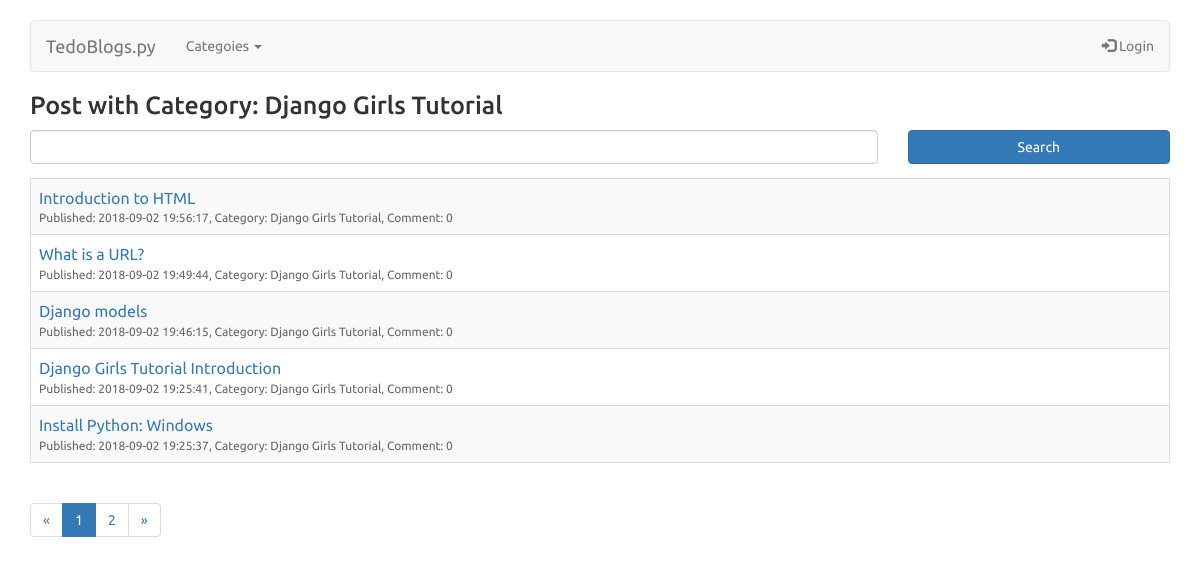
The page /post/11/category/ on the database its author committed.
### blog/models.py (models this page shows, shortened)
class Post(models.Model):
    author = models.ForeignKey('auth.User', on_delete=models.CASCADE)
    category = models.ForeignKey('blog.Category', on_delete=models.CASCADE, related_name='posts', default='')
    title = models.CharField(max_length=200)
    text = models.TextField()
    created_date = models.DateTimeField(
            default=timezone.now)
    published_date = models.DateTimeField(
            blank=True, null=True)
    def approved_comments(self):
        return self.comments.filter(approved_comment=True)

class Category(models.Model):
    title = models.CharField(max_length=50, unique=True)
    def __str__(self):
        return self.title

### blog/views.py (the view)
# urls.py: path('post/<int:pk>/category/', views.post_category, name='post_category'),
def post_category(request, pk):
  cat = get_object_or_404(Category, pk=pk)
  param = {}
  form = PostSearchForm()
  if request.GET.get('title') != '' and request.GET.get('title') != None:
    search = request.GET.get('title')
    posts = Post.objects.filter(published_date__lte=timezone.now(),category=cat,title__contains=search).order_by('-published_date')
    param['info_msg'] = "Search post contain \"" + search + "\""
  else:
    posts = Post.objects.filter(published_date__lte=timezone.now(),category=cat).order_by('-published_date')
  param['cats'] = get_cat()
  page = request.GET.get('page', 1)
  paginator = Paginator(posts, 5)
  try:
    posts_pag = paginator.page(page)
  except PageNotAnInteger:
    posts_pag = paginator.page(1)
  except EmptyPage:
    posts_pag = paginator.page(paginator.num_pages)
  param['posts'] = posts_pag
  param['page_title'] = "Post with Category: " + str(cat)
  return render(request, 'blog/post_list.html', param)

### blog/views.py (called while the page is built)
def get_cat():
  return Category.objects.order_by('title')

### blog/templates/blog/post_list.html (shortened to what this page needs)
{% extends 'blog/base.html' %}
{% block content %}
  <h1>{{ page_title }}</h1>
  <div>
    <form method="GET">
        <div class="row">
          <div class="col-lg-9">
              <input type="text" name="title" class="form-control" />
          </div>
          <div class="col-lg-3">
              <button type="submit" class="btn btn-primary btn-block">Search</button>
          </div>
        </div>
    </form>
  </div>
	<div class="table">
    	<table class="table table-striped table-bordered table-sm">
        	<tbody>
                {% if not posts %}
                    <tr><td colspan="2">Empty Result</td></tr>
                {% else %}
              	{% for post in posts %}
            		  <tr>
                		<td>
                      <a href="{% url 'post_detail' pk=post.pk %}">{{ post.title }}</a><br />
                      <font class="subtitle">Published: {{ post.published_date|date:'Y-m-d H:i:s' }}, Category: {{ post.category }}, Comment: {{ post.approved_comments.count }}</font>
                    </td>
                	</tr>
                {% endfor %}
                {% endif %}
            </tbody>
        </table>
    </div>
    {% if posts.has_other_pages %}
    <ul class="pagination">
      {% if posts.has_previous %}
        <li><a href="?{% if request.GET.title %}title={{ request.GET.title }}&{% endif %}page={{ posts.previous_page_number }}">&laquo;</a></li>
      {% else %}
        <li class="disabled"><span>&laquo;</span></li>
      {% endif %}
      {% for i in posts.paginator.page_range %}
        {% if posts.number == i %}
          <li class="active"><span>{{ i }} <span class="sr-only">(current)</span></span></li>
        {% else %}
          <li><a href="?{% if request.GET.title %}title={{ request.GET.title }}&{% endif %}page={{ i }}">{{ i }}</a></li>
        {% endif %}
      {% endfor %}
      {% if posts.has_next %}
        <li><a href="?{% if request.GET.title %}title={{ request.GET.title }}&{% endif %}page={{ posts.next_page_number }}">&raquo;</a></li>
      {% else %}
        <li class="disabled"><span>&raquo;</span></li>
      {% endif %}
    </ul>
    {% endif %}
  </div>
{% endblock %}

### blog/static/css/blog.css (style rules this page uses)
body { font-family: Ubuntu; }
h1 { font-size: 25px; }
.subtitle { font-size: 12px; color: #666; }

### rows shown on the page
Post: title "Introduction to HTML", published_date "2018-09-02 19:56:17", category "Django Girls Tutorial", approved_comments.count "0"
Post: title "What is a URL?", published_date "2018-09-02 19:49:44", category "Django Girls Tutorial", approved_comments.count "0"
Post: title "Django models", published_date "2018-09-02 19:46:15", category "Django Girls Tutorial", approved_comments.count "0"
Post: title "Django Girls Tutorial Introduction", published_date "2018-09-02 19:25:41", category "Django Girls Tutorial", approved_comments.count "0"
Post: title "Install Python: Windows", published_date "2018-09-02 19:25:37", category "Django Girls Tutorial", approved_comments.count "0"

### other values the page prints
{{ page_title }} "Post with Category: Django Girls Tutorial"
{{ i }} "1"
{{ i }} "2"
